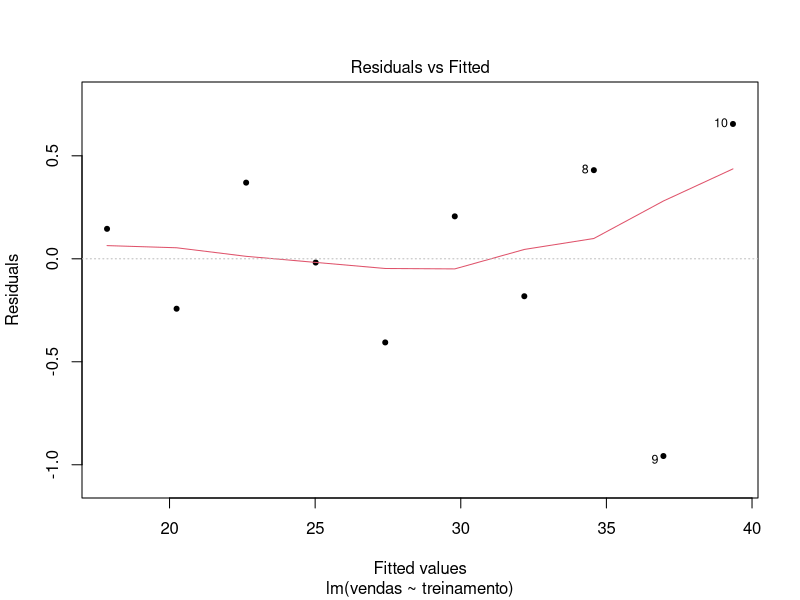
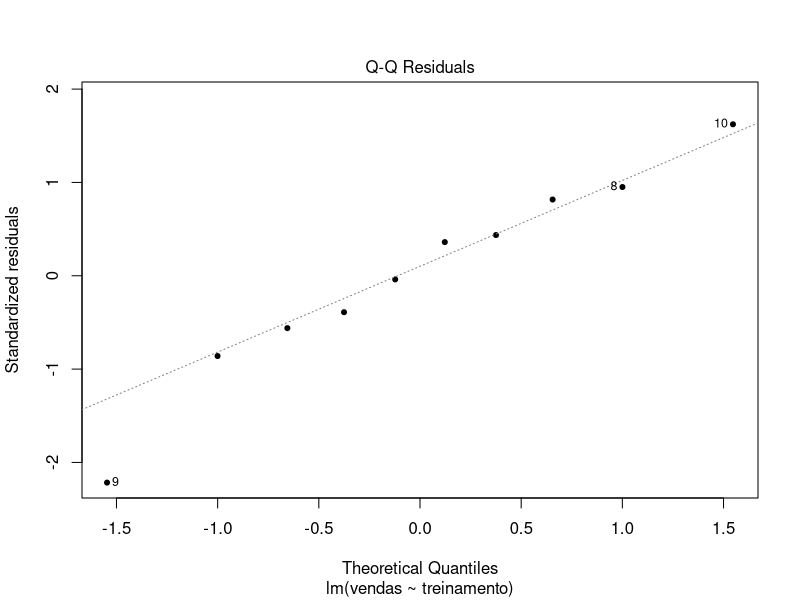
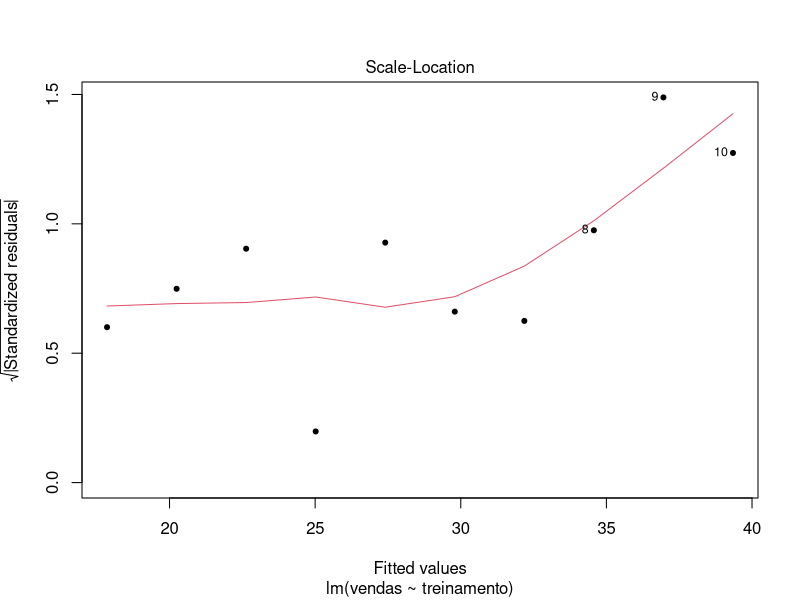
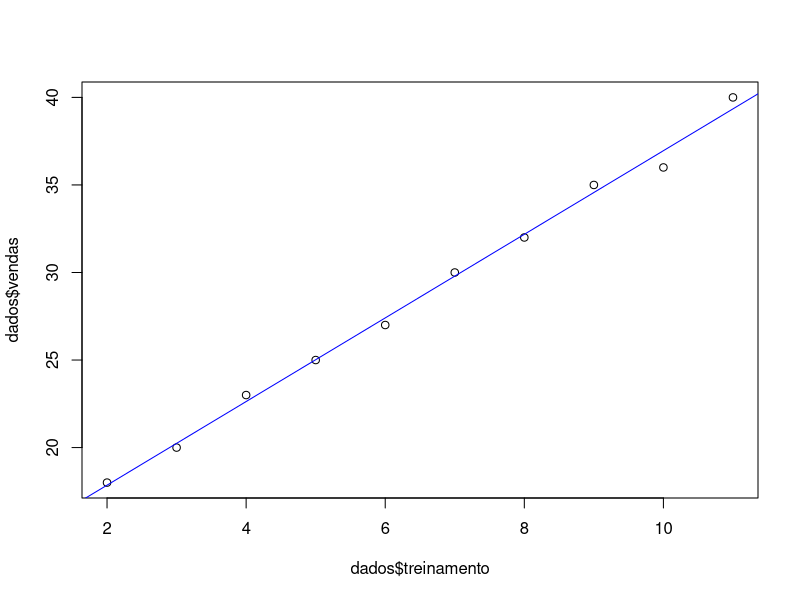
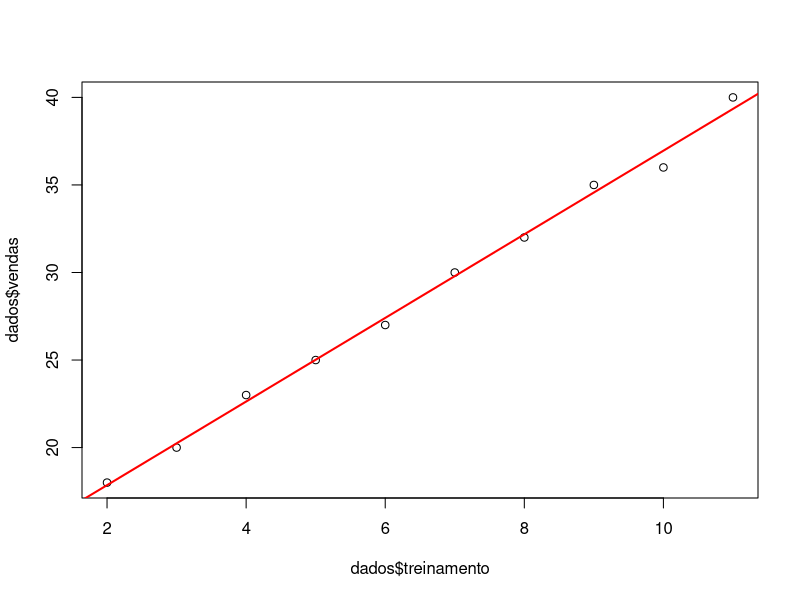

The R script that drew these images, in order:
treinamento <- c(2,3,4,5,6,7,8,9,10,11)
vendas <- c(18,20,23,25,27,30,32,35,36,40)
dados <- data.frame(treinamento, vendas)
dados

# Variável resposta = y, variável explicativa = x

correlacao <- cor(dados)
print(correlacao, digits = 3) # existe correlação forte
View(correlacao)

modelo <- lm(dados, formula = vendas ~ treinamento) # vendas = y, treinamento = x
modelo$coefficients
print(modelo$coefficients, digits = 4)

# vendas = 13.079 + 2.388

summary(modelo)

# ambos r² quase 100%; valor de p menor que 0 -> modelo ajustado; teste t

# análise gráfica
plot(modelo, which = c(1:3), pch = 20)

# p < 0.05 quer dizer que residuos não são normais
shapiro.test(modelo$residuals)

# p < 0.05 significa que residuos são autocorrelacionados
if(!require(car)) install.packages("car")
library(car)
durbinWatsonTest(modelo)

# gráfico de dispersão
plot(dados$treinamento, dados$vendas)
abline(modelo, col='blue')
plot(dados$treinamento, dados$vendas)
abline(modelo, col='red', lwd = 2)
